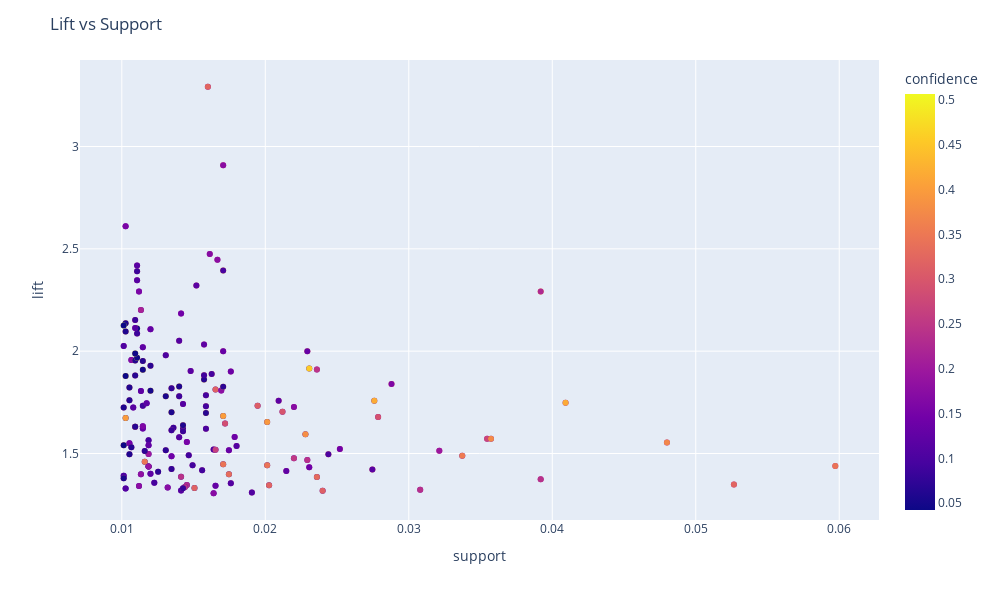

The code cell stored with this chart in its notebook:
### Code cell
# Visualizing association rules using a scatter plot

fig7 = px.scatter(rules, x ='support', y =  'lift', color = 'confidence')
fig7.update_layout(
    title='Lift vs Support',
    dragmode='select',
    width=1000,
    height=600,
    hovermode='closest',
)
fig7.show()

### Figure 1 — Plotly figure (JSON) as saved in the notebook; plotly's stock layout.template omitted (floating-point values rounded to 4 significant figures; data arrays with more than 128 entries replaced by an {"elided": "..."} marker saying what was removed)
{"data": [{"hovertemplate": "support=%{x}<br>lift=%{y}<br>confidence=%{marker.color}<extra></extra>", "legendgroup": "", "marker": {"color": {"elided": "306 float values"}, "coloraxis": "coloraxis", "symbol": "circle"}, "mode": "markers", "name": "", "orientation": "v", "showlegend": false, "type": "scatter", "x": {"elided": "306 float values"}, "xaxis": "x", "y": {"elided": "306 float values"}, "yaxis": "y"}], "layout": {"coloraxis": {"colorbar": {"title": {"text": "confidence"}}, "colorscale": [[0, "#0d0887"], [0.1111, "#46039f"], [0.2222, "#7201a8"], [0.3333, "#9c179e"], [0.4444, "#bd3786"], [0.5556, "#d8576b"], [0.6667, "#ed7953"], [0.7778, "#fb9f3a"], [0.8889, "#fdca26"], [1, "#f0f921"]]}, "dragmode": "select", "height": 600, "hovermode": "closest", "legend": {"tracegroupgap": 0}, "margin": {"t": 60}, "title": {"text": "Lift vs Support"}, "width": 1000, "xaxis": {"anchor": "y", "domain": [0, 1], "title": {"text": "support"}}, "yaxis": {"anchor": "x", "domain": [0, 1], "title": {"text": "lift"}}}}
